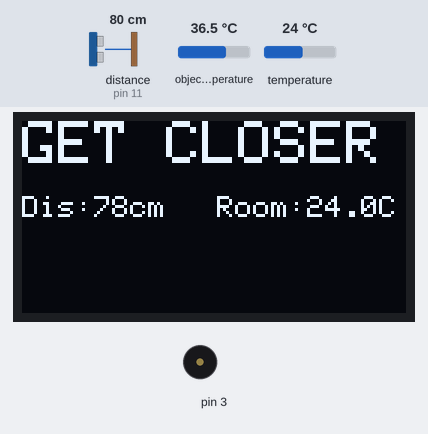
Simulated run of this sketch. Board: Arduino Uno, built with avr-gcc and run on an emulated ATmega328P. Shown: 128×64 one-colour display, buzzer (waves = sounding). Wiring (inferred from the names in the program): ultrasonic range finder: trigger pin 12; echo pin 11. The inputs (shaded band) are chosen by the test bench; at power-on: distance to the obstacle (sensor on pin 11) 80 cm, object temperature 36.5 °C, temperature 24 °C. The echo pulse lasts 58.3 µs per cm; what the sketch prints to the serial monitor is not drawn.

Above: at 2.2 s.
2.3 s: distance to the obstacle (sensor on pin 11) set to 29 cm
5.3 s: distance to the obstacle (sensor on pin 11) set to 23 cm
At 5.69 s:
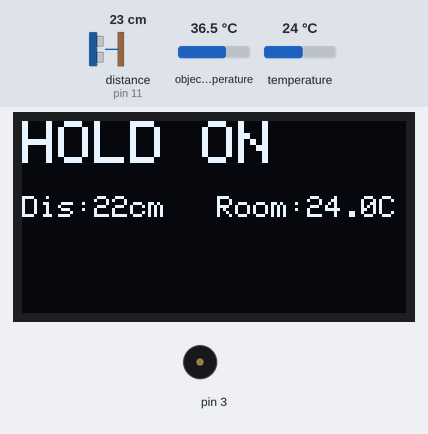
At 7.2 s:
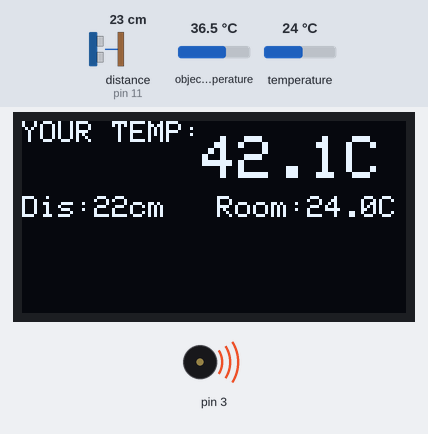
Timing chart, 0 to 16.9 s (numbered marks = the images above; inputs shaded):
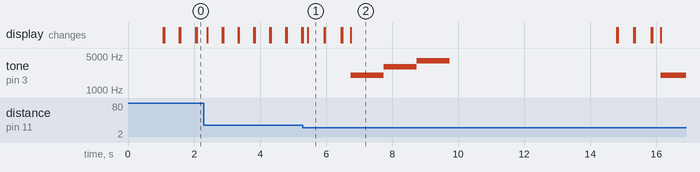

Measured:
- the behaviour switches between 27 and 26 cm on distance to the obstacle (sensor on pin 11) (found by bisection; images 0 and 1)
- after the input at 5.3 s, tone on pin 3: plays 2000 Hz for 1.0 s, 3000 Hz for 1.0 s, 4000 Hz for 1.0 s, 2000 Hz for 0.77 s, starting after 1.4 s; the display: changes after 0.15 s (image 1)
- what the display in image 1 shows lasts 0.5 s, from 5.4 s to 5.9 s

The sketch:

Automatic_Body_Temperature.ino
```cpp
#include <Wire.h>
#include <Adafruit_MLX90614.h>
#include <Adafruit_GFX.h>
#include <Adafruit_SSD1306.h>

Adafruit_MLX90614 mlx = Adafruit_MLX90614();

Adafruit_SSD1306 display(-1);
//Adafruit_SSD1306 display(128,64, &Wire, -1);

float roomTemp; // ambient temperature
float objectTemp, stemp; // object temperature

int readcount = 0;
float threshold= 5.6 ;

// --------- Ultrasonic Sensor preparation
#define echoPin 11 // Echo Pin
#define trigPin 12 // Trigger Pin
int maximumRange = 25; // Maximum range needed
int minimumRange = 15; // Minimum range needed
long duration, distance; // Duration used to calculate distance
int dtime;

void setup() {
  pinMode(trigPin, OUTPUT);
  pinMode(echoPin, INPUT);
  Serial.begin(9600);
  // setting up the OLED display
  display.begin(SSD1306_SWITCHCAPVCC,0x3C) ;
  delay(1000);
  display.clearDisplay();
  display.setTextColor(WHITE);
}

void loop()

{
  digitalWrite(trigPin, LOW);
  delayMicroseconds(2);
  digitalWrite(trigPin, HIGH);
  delayMicroseconds(10);
  digitalWrite(trigPin, LOW);

  duration = pulseIn(echoPin, HIGH);
  //Calculate the distance (in cm) based on the speed of sound.
  distance= duration*0.034/2;

  // reading object and ambient  temperature
  objectTemp = threshold + mlx.readObjectTempC() ;
  roomTemp = mlx.readAmbientTempC() ;

  // print to Serial port
 Serial.println("Object:" + String(objectTemp) + ", Ambient:" + String(roomTemp));
 Serial.println(distance);

  // display on OLED
  display.clearDisplay();
  display.setTextSize(1);
  display.setCursor(0,25);
  display.print("Dis:" + String(distance) + "cm");
  display.setCursor(65,25);
  display.print("Room:" + String(roomTemp).substring(0, 4)  + "C");
  display.display();
  display.setTextSize(2);
 display.setCursor(0, 0);
 if (distance > maximumRange) {
    display.print("GET CLOSER");
  }
  if (distance < minimumRange) {
    display.print("TOO CLOSE!");
  }
  if ((distance >= minimumRange) && (distance <= maximumRange))
   {
    if (readcount == 5) {   // after reading 5 consecutive time
      disptemp();

    } else {
      display.print("HOLD ON"); // when in range, ask user to hold position
      stemp = stemp + objectTemp;
      readcount++;
      dtime = 200;      // until approx. 5 x 200 ms = 1 sec
    }
  } else {     // if user is out of range, reset calculation
    dtime = 100;
    readcount = 0;
    stemp = 0;
  }
  display.display();
  delay(dtime);
  Serial.println("count  :"+String(readcount));
 }

 void disptemp()
 {
      objectTemp = stemp / 5;       // get the average reading of temp
      display.setTextSize(1);
      display.print("YOUR TEMP:");
      display.setTextSize(2);
      display.setCursor(60,5);
      display.print(String(objectTemp).substring(0, 4) + "C");
      display.display();
      readcount = 0;
      stemp = 0;
      if (objectTemp >= 37.5) {
        play_alert();
      } else {
        play_ok();
      }
      dtime = 5000; // wait for 5 seconds
 }

void play_ok() {  // play three sequential notes when object temperature is below 37.5C
  tone(3, 600, 1000);  // pin,frequency,duration
  delay(200);
  tone(3, 750, 500);
  delay(100);
  tone(3, 1000, 500);
  delay(200);
  noTone(3);
}

void play_alert() { // beep 3x when object temperature is >= 37.5C
  tone(3, 2000, 1000);
  delay(1000);
  tone(3, 3000, 1000);
  delay(1000);
  tone(3, 4000, 1000);
  delay(1000);
  noTone(3);
}
```
